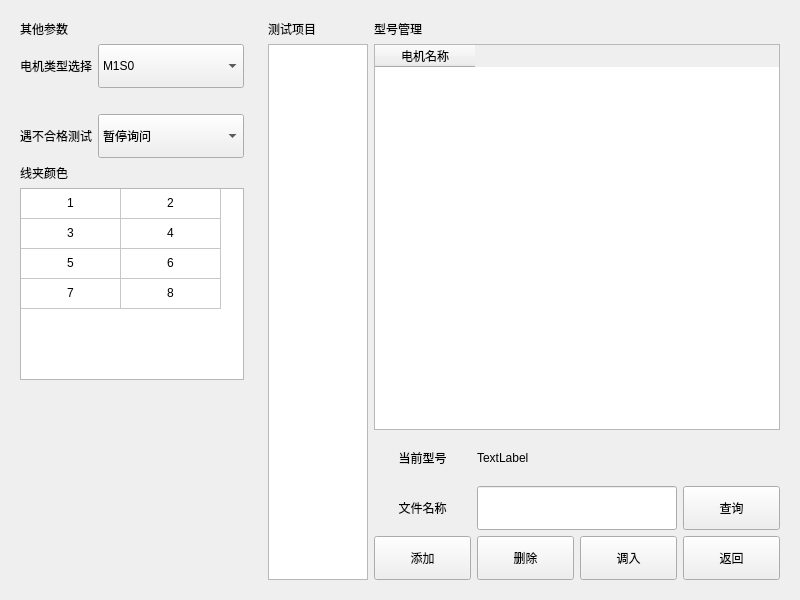
<?xml version="1.0" encoding="UTF-8"?>
<ui version="4.0">
 <class>MotorType</class>
 <widget class="QWidget" name="MotorType">
  <property name="geometry">
   <rect>
    <x>0</x>
    <y>0</y>
    <width>800</width>
    <height>600</height>
   </rect>
  </property>
  <property name="windowTitle">
   <string>Form</string>
  </property>
  <layout class="QHBoxLayout" name="horizontalLayout" stretch="0,1">
   <item>
    <widget class="QStackedWidget" name="WinOther">
     <property name="currentIndex">
      <number>0</number>
     </property>
     <widget class="QWidget" name="WinConfOther">
      <layout class="QGridLayout" name="gridLayout_2">
       <item row="5" column="0" colspan="2">
        <widget class="QTableWidget" name="TabWire">
         <property name="sizePolicy">
          <sizepolicy hsizetype="Expanding" vsizetype="Fixed">
           <horstretch>0</horstretch>
           <verstretch>0</verstretch>
          </sizepolicy>
         </property>
         <attribute name="horizontalHeaderVisible">
          <bool>false</bool>
         </attribute>
         <attribute name="verticalHeaderVisible">
          <bool>false</bool>
         </attribute>
         <row>
          <property name="text">
           <string>新建行</string>
          </property>
         </row>
         <row>
          <property name="text">
           <string>新建行</string>
          </property>
         </row>
         <row>
          <property name="text">
           <string>新建行</string>
          </property>
         </row>
         <row>
          <property name="text">
           <string>新建行</string>
          </property>
         </row>
         <column>
          <property name="text">
           <string>新建列</string>
          </property>
         </column>
         <column>
          <property name="text">
           <string>新建列</string>
          </property>
         </column>
         <item row="0" column="0">
          <property name="text">
           <string>1</string>
          </property>
          <property name="textAlignment">
           <set>AlignCenter</set>
          </property>
         </item>
         <item row="0" column="1">
          <property name="text">
           <string>2</string>
          </property>
          <property name="textAlignment">
           <set>AlignCenter</set>
          </property>
         </item>
         <item row="1" column="0">
          <property name="text">
           <string>3</string>
          </property>
          <property name="textAlignment">
           <set>AlignCenter</set>
          </property>
         </item>
         <item row="1" column="1">
          <property name="text">
           <string>4</string>
          </property>
          <property name="textAlignment">
           <set>AlignCenter</set>
          </property>
         </item>
         <item row="2" column="0">
          <property name="text">
           <string>5</string>
          </property>
          <property name="textAlignment">
           <set>AlignCenter</set>
          </property>
         </item>
         <item row="2" column="1">
          <property name="text">
           <string>6</string>
          </property>
          <property name="textAlignment">
           <set>AlignCenter</set>
          </property>
         </item>
         <item row="3" column="0">
          <property name="text">
           <string>7</string>
          </property>
          <property name="textAlignment">
           <set>AlignCenter</set>
          </property>
         </item>
         <item row="3" column="1">
          <property name="text">
           <string>8</string>
          </property>
          <property name="textAlignment">
           <set>AlignCenter</set>
          </property>
         </item>
        </widget>
       </item>
       <item row="4" column="0">
        <widget class="QLabel" name="TextColor">
         <property name="text">
          <string>线夹颜色</string>
         </property>
        </widget>
       </item>
       <item row="3" column="0">
        <widget class="QLabel" name="TextNG">
         <property name="text">
          <string>遇不合格测试</string>
         </property>
        </widget>
       </item>
       <item row="2" column="0" colspan="2">
        <widget class="QLabel" name="labelType">
         <property name="pixmap">
          <pixmap resource="../aip-local/aip-image.qrc">:/image/M1S0.png</pixmap>
         </property>
         <property name="scaledContents">
          <bool>true</bool>
         </property>
        </widget>
       </item>
       <item row="0" column="0" colspan="2">
        <widget class="QLabel" name="TextOther">
         <property name="text">
          <string>其他参数</string>
         </property>
        </widget>
       </item>
       <item row="1" column="0">
        <widget class="QLabel" name="TextType">
         <property name="text">
          <string>电机类型选择</string>
         </property>
        </widget>
       </item>
       <item row="1" column="1">
        <widget class="QComboBox" name="BoxType">
         <property name="sizePolicy">
          <sizepolicy hsizetype="Expanding" vsizetype="Fixed">
           <horstretch>0</horstretch>
           <verstretch>0</verstretch>
          </sizepolicy>
         </property>
         <property name="minimumSize">
          <size>
           <width>97</width>
           <height>44</height>
          </size>
         </property>
         <item>
          <property name="text">
           <string>M1S0</string>
          </property>
         </item>
         <item>
          <property name="text">
           <string>M1S1</string>
          </property>
         </item>
         <item>
          <property name="text">
           <string>M1S2</string>
          </property>
         </item>
         <item>
          <property name="text">
           <string>M1S3</string>
          </property>
         </item>
         <item>
          <property name="text">
           <string>M1S4</string>
          </property>
         </item>
         <item>
          <property name="text">
           <string>M1S1L1</string>
          </property>
         </item>
         <item>
          <property name="text">
           <string>M1S1L2</string>
          </property>
         </item>
         <item>
          <property name="text">
           <string>M1S1L3</string>
          </property>
         </item>
         <item>
          <property name="text">
           <string>Other</string>
          </property>
         </item>
        </widget>
       </item>
       <item row="3" column="1">
        <widget class="QComboBox" name="BoxTestNG">
         <property name="sizePolicy">
          <sizepolicy hsizetype="Expanding" vsizetype="Fixed">
           <horstretch>0</horstretch>
           <verstretch>0</verstretch>
          </sizepolicy>
         </property>
         <property name="minimumSize">
          <size>
           <width>97</width>
           <height>44</height>
          </size>
         </property>
         <item>
          <property name="text">
           <string>暂停询问</string>
          </property>
         </item>
         <item>
          <property name="text">
           <string>继续测试</string>
          </property>
         </item>
        </widget>
       </item>
       <item row="6" column="0" colspan="2">
        <spacer name="verticalSpacer">
         <property name="orientation">
          <enum>Qt::Vertical</enum>
         </property>
         <property name="sizeHint" stdset="0">
          <size>
           <width>20</width>
           <height>40</height>
          </size>
         </property>
        </spacer>
       </item>
      </layout>
     </widget>
     <widget class="QWidget" name="WinConfProj">
      <layout class="QVBoxLayout" name="verticalLayout_2">
       <item>
        <widget class="QLabel" name="TextItemSelect">
         <property name="text">
          <string>项目选择与设置</string>
         </property>
        </widget>
       </item>
       <item>
        <widget class="QTableWidget" name="TabProj">
         <attribute name="horizontalHeaderVisible">
          <bool>false</bool>
         </attribute>
         <attribute name="verticalHeaderVisible">
          <bool>false</bool>
         </attribute>
         <column>
          <property name="text">
           <string>可选项目</string>
          </property>
         </column>
         <column>
          <property name="text">
           <string>设置</string>
          </property>
         </column>
        </widget>
       </item>
      </layout>
     </widget>
    </widget>
   </item>
   <item>
    <widget class="QStackedWidget" name="WinType">
     <property name="currentIndex">
      <number>0</number>
     </property>
     <widget class="QWidget" name="WinConfList">
      <layout class="QGridLayout" name="gridLayout" rowstretch="0,1,0,0,0" columnminimumwidth="1,1,1,1,1">
       <item row="4" column="4">
        <widget class="QPushButton" name="BtnConfExit">
         <property name="sizePolicy">
          <sizepolicy hsizetype="Expanding" vsizetype="Fixed">
           <horstretch>0</horstretch>
           <verstretch>0</verstretch>
          </sizepolicy>
         </property>
         <property name="minimumSize">
          <size>
           <width>97</width>
           <height>44</height>
          </size>
         </property>
         <property name="text">
          <string>返回</string>
         </property>
        </widget>
       </item>
       <item row="0" column="1" colspan="4">
        <widget class="QLabel" name="label_3">
         <property name="text">
          <string>型号管理</string>
         </property>
        </widget>
       </item>
       <item row="4" column="1">
        <widget class="QPushButton" name="BtnInsert">
         <property name="sizePolicy">
          <sizepolicy hsizetype="Expanding" vsizetype="Fixed">
           <horstretch>0</horstretch>
           <verstretch>0</verstretch>
          </sizepolicy>
         </property>
         <property name="minimumSize">
          <size>
           <width>97</width>
           <height>44</height>
          </size>
         </property>
         <property name="text">
          <string>添加</string>
         </property>
        </widget>
       </item>
       <item row="3" column="4">
        <widget class="QPushButton" name="BtnCheck">
         <property name="sizePolicy">
          <sizepolicy hsizetype="Minimum" vsizetype="Minimum">
           <horstretch>0</horstretch>
           <verstretch>0</verstretch>
          </sizepolicy>
         </property>
         <property name="minimumSize">
          <size>
           <width>97</width>
           <height>44</height>
          </size>
         </property>
         <property name="text">
          <string>查询</string>
         </property>
        </widget>
       </item>
       <item row="3" column="2" colspan="2">
        <widget class="QLineEdit" name="EditTypeName">
         <property name="sizePolicy">
          <sizepolicy hsizetype="Expanding" vsizetype="Expanding">
           <horstretch>0</horstretch>
           <verstretch>0</verstretch>
          </sizepolicy>
         </property>
        </widget>
       </item>
       <item row="1" column="0" rowspan="4">
        <widget class="QTableWidget" name="TabTest">
         <property name="minimumSize">
          <size>
           <width>100</width>
           <height>0</height>
          </size>
         </property>
         <property name="editTriggers">
          <set>QAbstractItemView::NoEditTriggers</set>
         </property>
         <property name="selectionMode">
          <enum>QAbstractItemView::SingleSelection</enum>
         </property>
         <property name="selectionBehavior">
          <enum>QAbstractItemView::SelectRows</enum>
         </property>
         <attribute name="horizontalHeaderVisible">
          <bool>false</bool>
         </attribute>
         <attribute name="horizontalHeaderHighlightSections">
          <bool>false</bool>
         </attribute>
         <attribute name="horizontalHeaderStretchLastSection">
          <bool>true</bool>
         </attribute>
         <attribute name="verticalHeaderVisible">
          <bool>false</bool>
         </attribute>
         <attribute name="verticalHeaderDefaultSectionSize">
          <number>44</number>
         </attribute>
         <attribute name="verticalHeaderHighlightSections">
          <bool>false</bool>
         </attribute>
         <column>
          <property name="text">
           <string>测试项目</string>
          </property>
         </column>
        </widget>
       </item>
       <item row="1" column="1" colspan="4">
        <widget class="QTableWidget" name="TabFile">
         <property name="editTriggers">
          <set>QAbstractItemView::NoEditTriggers</set>
         </property>
         <property name="selectionMode">
          <enum>QAbstractItemView::SingleSelection</enum>
         </property>
         <property name="selectionBehavior">
          <enum>QAbstractItemView::SelectRows</enum>
         </property>
         <attribute name="horizontalHeaderHighlightSections">
          <bool>false</bool>
         </attribute>
         <attribute name="verticalHeaderVisible">
          <bool>false</bool>
         </attribute>
         <attribute name="verticalHeaderDefaultSectionSize">
          <number>44</number>
         </attribute>
         <column>
          <property name="text">
           <string>电机名称</string>
          </property>
         </column>
        </widget>
       </item>
       <item row="3" column="1">
        <widget class="QLabel" name="label">
         <property name="text">
          <string>文件名称</string>
         </property>
         <property name="alignment">
          <set>Qt::AlignCenter</set>
         </property>
        </widget>
       </item>
       <item row="4" column="3">
        <widget class="QPushButton" name="BtnRead">
         <property name="sizePolicy">
          <sizepolicy hsizetype="Expanding" vsizetype="Fixed">
           <horstretch>0</horstretch>
           <verstretch>0</verstretch>
          </sizepolicy>
         </property>
         <property name="minimumSize">
          <size>
           <width>97</width>
           <height>44</height>
          </size>
         </property>
         <property name="text">
          <string>调入</string>
         </property>
        </widget>
       </item>
       <item row="4" column="2">
        <widget class="QPushButton" name="BtnDelete">
         <property name="sizePolicy">
          <sizepolicy hsizetype="Expanding" vsizetype="Fixed">
           <horstretch>0</horstretch>
           <verstretch>0</verstretch>
          </sizepolicy>
         </property>
         <property name="minimumSize">
          <size>
           <width>97</width>
           <height>44</height>
          </size>
         </property>
         <property name="text">
          <string>删除</string>
         </property>
        </widget>
       </item>
       <item row="0" column="0">
        <widget class="QLabel" name="label_2">
         <property name="text">
          <string>测试项目</string>
         </property>
        </widget>
       </item>
       <item row="2" column="1">
        <widget class="QLabel" name="TextCurrentType">
         <property name="minimumSize">
          <size>
           <width>0</width>
           <height>44</height>
          </size>
         </property>
         <property name="text">
          <string>当前型号</string>
         </property>
         <property name="alignment">
          <set>Qt::AlignCenter</set>
         </property>
        </widget>
       </item>
       <item row="2" column="2" colspan="3">
        <widget class="QLabel" name="TextTypeShow">
         <property name="minimumSize">
          <size>
           <width>0</width>
           <height>44</height>
          </size>
         </property>
         <property name="text">
          <string>TextLabel</string>
         </property>
        </widget>
       </item>
      </layout>
     </widget>
     <widget class="QWidget" name="WinConfColor">
      <layout class="QVBoxLayout" name="verticalLayout">
       <item>
        <widget class="QLabel" name="TextColorSelect">
         <property name="text">
          <string>线夹颜色选择</string>
         </property>
        </widget>
       </item>
       <item>
        <widget class="QTableWidget" name="TabColor">
         <attribute name="horizontalHeaderVisible">
          <bool>false</bool>
         </attribute>
         <attribute name="verticalHeaderVisible">
          <bool>false</bool>
         </attribute>
         <row>
          <property name="text">
           <string>新建行</string>
          </property>
         </row>
         <row>
          <property name="text">
           <string>新建行</string>
          </property>
         </row>
         <row>
          <property name="text">
           <string>新建行</string>
          </property>
         </row>
         <row>
          <property name="text">
           <string>新建行</string>
          </property>
         </row>
         <row>
          <property name="text">
           <string>新建行</string>
          </property>
         </row>
         <row>
          <property name="text">
           <string>新建行</string>
          </property>
         </row>
         <row>
          <property name="text">
           <string>新建行</string>
          </property>
         </row>
         <row>
          <property name="text">
           <string>新建行</string>
          </property>
         </row>
         <row>
          <property name="text">
           <string>新建行</string>
          </property>
         </row>
         <row>
          <property name="text">
           <string>新建行</string>
          </property>
         </row>
         <column>
          <property name="text">
           <string>新建列</string>
          </property>
         </column>
         <column>
          <property name="text">
           <string>新建列</string>
          </property>
         </column>
         <column>
          <property name="text">
           <string>新建列</string>
          </property>
         </column>
         <column>
          <property name="text">
           <string>新建列</string>
          </property>
         </column>
         <column>
          <property name="text">
           <string>新建列</string>
          </property>
         </column>
         <column>
          <property name="text">
           <string>新建列</string>
          </property>
         </column>
        </widget>
       </item>
      </layout>
     </widget>
    </widget>
   </item>
  </layout>
 </widget>
 <resources>
  <include location="../aip-local/aip-image.qrc"/>
 </resources>
 <connections/>
</ui>
